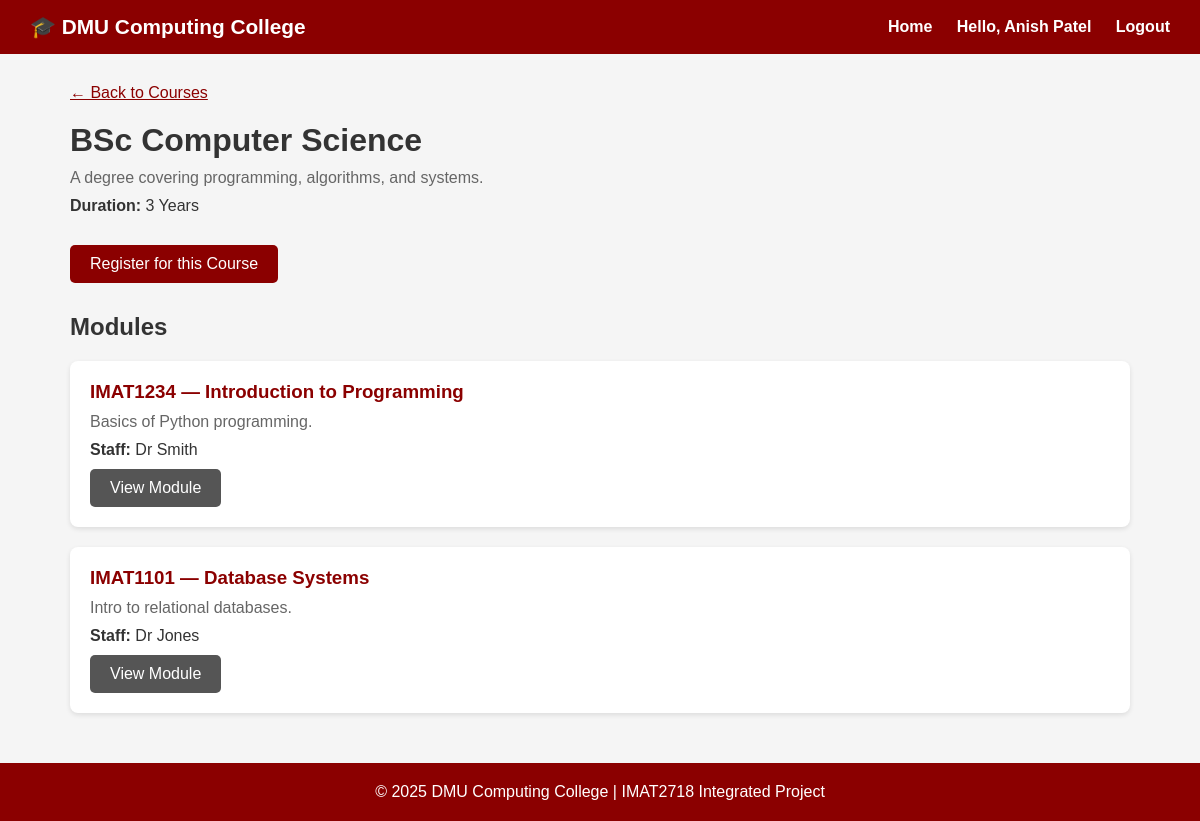
Screenshot of /course/1 (signed in) with the database file from the repository.
### tables this page shows
CREATE TABLE courses (
            id INTEGER PRIMARY KEY AUTOINCREMENT,
            name TEXT NOT NULL,
            description TEXT,
            duration TEXT
        );

CREATE TABLE modules (
            id INTEGER PRIMARY KEY AUTOINCREMENT,
            module_code TEXT NOT NULL,
            title TEXT NOT NULL,
            description TEXT,
            contents TEXT,
            staff_member TEXT,
            course_id INTEGER,
            FOREIGN KEY (course_id) REFERENCES courses(id)
        );

### app.py (the view)
@app.route('/course/<int:course_id>')
def course(course_id):
    db = get_db()
    course = db.execute('SELECT * FROM courses WHERE id = ?', (course_id,)).fetchone()
    modules = db.execute('SELECT * FROM modules WHERE course_id = ?', (course_id,)).fetchall()
    db.close()
    return render_template('course.html', course=course, modules=modules)

### database.py (called while the page is built)
def get_db():
    conn = sqlite3.connect('college.db')
    conn.row_factory = sqlite3.Row
    return conn

### templates/course.html
{% extends 'base.html' %}
{% block content %}
<a href="/" style="color:#8B0000;">← Back to Courses</a>
<h1 style="margin: 20px 0 10px;">{{ course['name'] }}</h1>
<p style="color:#666; margin-bottom:10px;">{{ course['description'] }}</p>
<p style="margin-bottom:30px;"><strong>Duration:</strong> {{ course['duration'] }}</p>
<a href="/register/{{ course['id'] }}" class="btn btn-primary" style="margin-bottom:30px;">Register for this Course</a>
<h2 style="margin-bottom:20px;">Modules</h2>
{% for module in modules %}
<div class="card">
    <h3>{{ module['module_code'] }} — {{ module['title'] }}</h3>
    <p style="margin-bottom:10px; color:#666;">{{ module['description'] }}</p>
    <p style="margin-bottom:10px;"><strong>Staff:</strong> {{ module['staff_member'] }}</p>
    <a href="/module/{{ module['id'] }}" class="btn btn-secondary">View Module</a>
</div>
{% endfor %}
{% endblock %}

### templates/base.html (style rules this page uses)
* { margin: 0; padding: 0; box-sizing: border-box; }
body { font-family: Arial, sans-serif; background: #f5f5f5; color: #333; }
.btn { padding: 10px 20px; border: none; border-radius: 5px; cursor: pointer; text-decoration: none; display: inline-block; font-size: 1em; }
.btn-primary { background: #8B0000; color: white; }
.btn-secondary { background: #555; color: white; }
.card { background: white; border-radius: 8px; padding: 20px; margin-bottom: 20px; box-shadow: 0 2px 5px rgba(0,0,0,0.1); }
.card h3 { color: #8B0000; margin-bottom: 10px; }

### rows the page displays
courses: name "BSc Computer Science", description "A degree covering programming, algorithms, and systems.", duration "3 Years"
modules: module_code "IMAT1234", title "Introduction to Programming", description "Basics of Python programming.", staff_member "Dr Smith"
modules: module_code "IMAT1101", title "Database Systems", description "Intro to relational databases.", staff_member "Dr Jones"

### other values shown
{{ session.user_name }} "Anish Patel"
